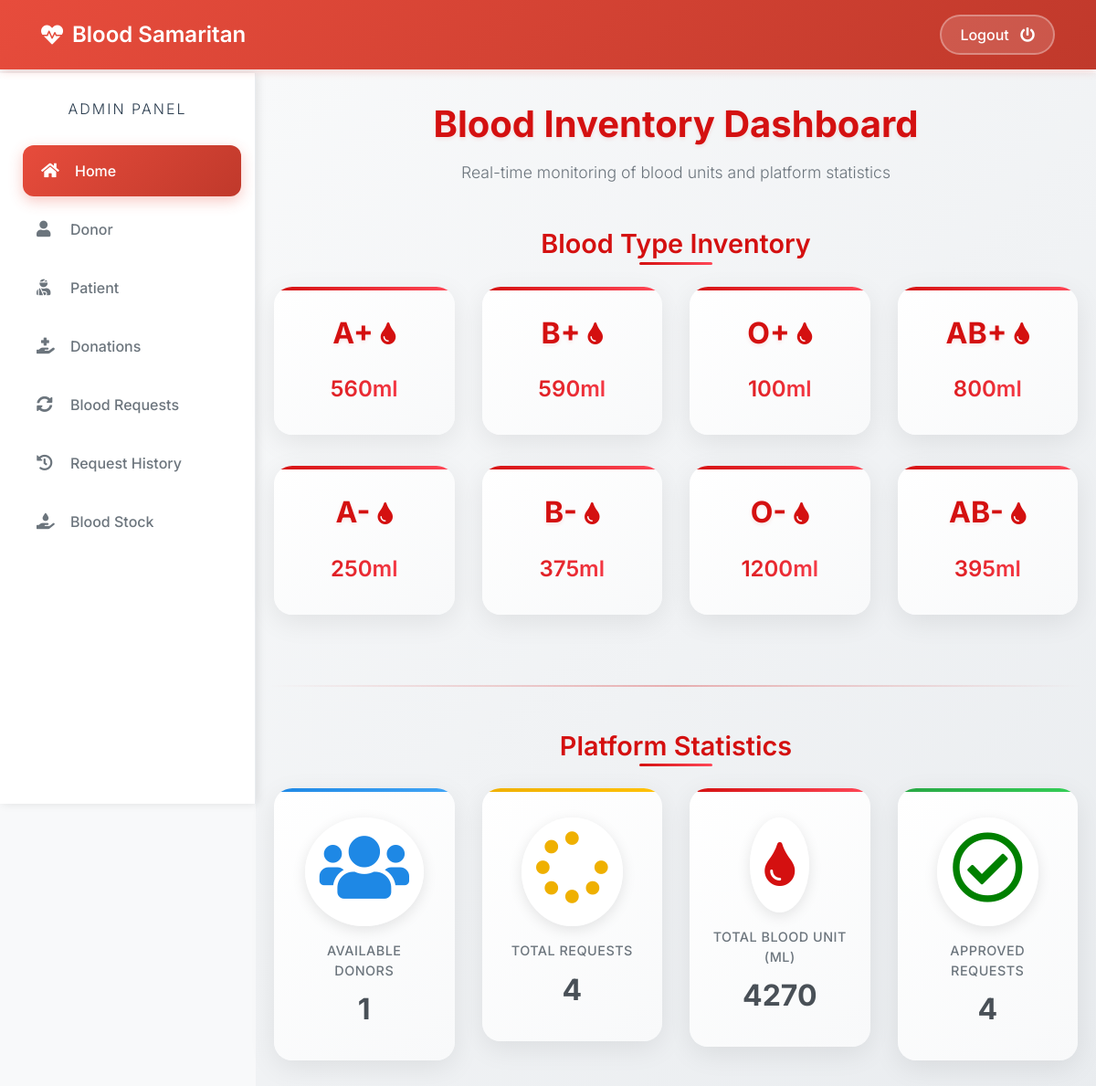
Page /admin-dashboard (signed in) on the earlier database version.
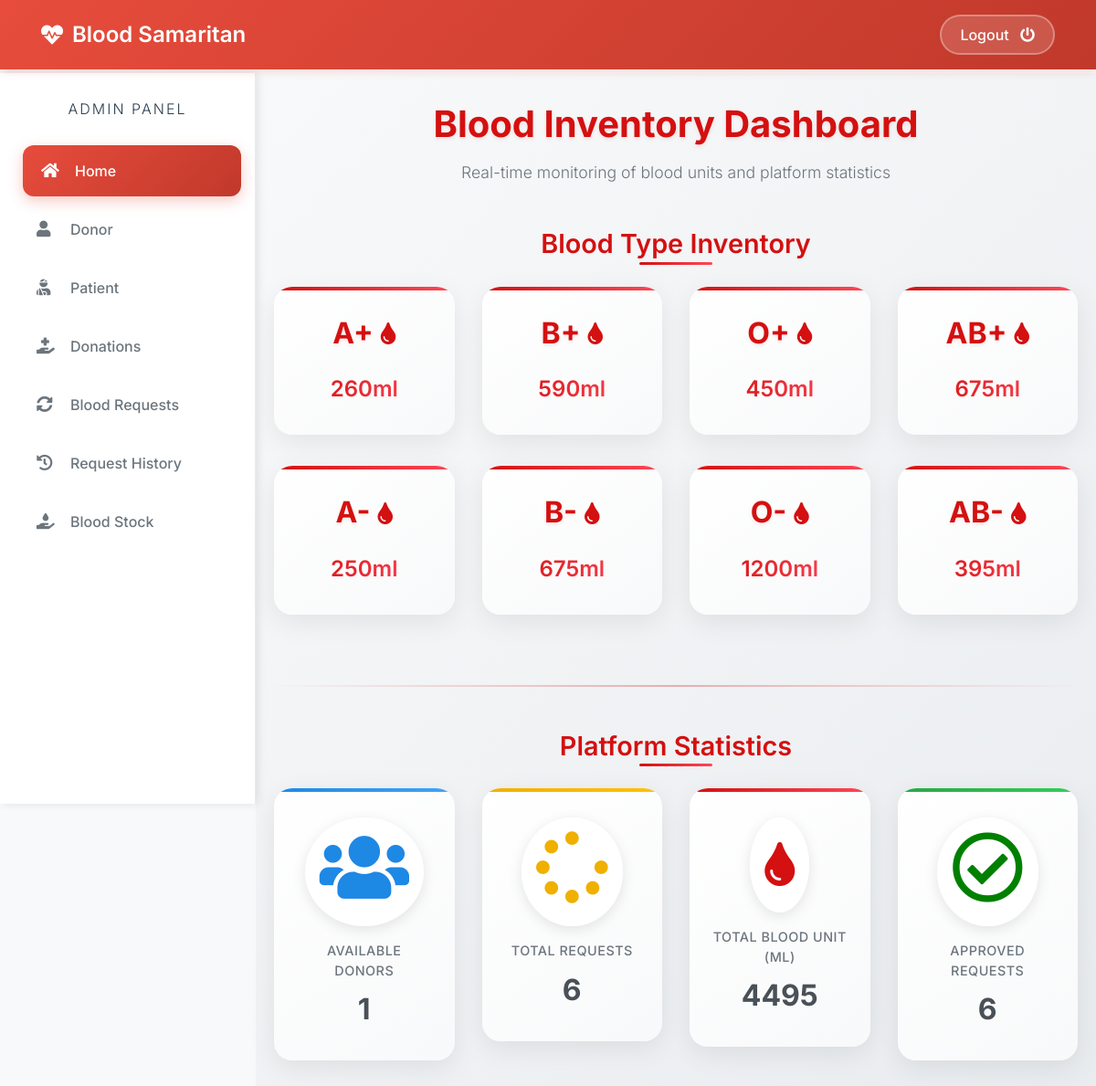
Same page on the later database version.
### blood/models.py (models this page shows, shortened)
class Stock(models.Model):
    bloodgroup=models.CharField(max_length=10)
    unit=models.PositiveIntegerField(default=0)

### blood/views.py (the view)
# urls.py: path('admin-dashboard', views.admin_dashboard_view,name='admin-dashboard'),
@login_required(login_url='adminlogin')
def admin_dashboard_view(request):
    totalunit=models.Stock.objects.aggregate(Sum('unit'))
    dict={
        'A1':models.Stock.objects.get(bloodgroup="A+"),
        'A2':models.Stock.objects.get(bloodgroup="A-"),
        'B1':models.Stock.objects.get(bloodgroup="B+"),
        'B2':models.Stock.objects.get(bloodgroup="B-"),
        'AB1':models.Stock.objects.get(bloodgroup="AB+"),
        'AB2':models.Stock.objects.get(bloodgroup="AB-"),
        'O1':models.Stock.objects.get(bloodgroup="O+"),
        'O2':models.Stock.objects.get(bloodgroup="O-"),
        'totaldonors':dmodels.Donor.objects.all().count(),
        'totalbloodunit':totalunit['unit__sum'],
        'totalrequest':models.BloodRequest.objects.all().count(),
        'totalapprovedrequest':models.BloodRequest.objects.all().filter(status='Approved').count()
    }
    return render(request,'blood/admin_dashboard.html',context=dict)

### templates/blood/admin_dashboard.html (shortened to what the changed rows need)
{% extends 'blood/adminbase.html' %}
{% block content %}
<div class="dashboard-container">
    <div class="container">
        <h1 class="dashboard-title">Blood Inventory Dashboard</h1>
        <div class="blood-inventory-section">
            <h2 class="section-title">Blood Type Inventory</h2>
            <div class="row">
                <div class="col-lg-3 col-md-6">
                    <div class="card blood-type-card">
                        <div class="card-body">
                            <div class="blood-type-header">
                                <h2>A+</h2>
                                <i class="fas fa-tint"></i>
                            </div>
                            <div class="blood-unit">
                                {{A1.unit}}ml
                            </div>
                        </div>
                    </div>
                </div>
                <div class="col-lg-3 col-md-6">
                    <div class="card blood-type-card">
                        <div class="card-body">
                            <div class="blood-type-header">
                                <h2>B+</h2>
                            </div>
                        </div>
                    </div>
                </div>
                <div class="col-lg-3 col-md-6">
                    <div class="card blood-type-card">
                        <div class="card-body">
                            <div class="blood-type-header">
                                <h2>O+</h2>
                                <i class="fas fa-tint"></i>
                            </div>
                            <div class="blood-unit">
                                {{O1.unit}}ml
                            </div>
                        </div>
                    </div>
                </div>
                <div class="col-lg-3 col-md-6">
                    <div class="card blood-type-card">
                        <div class="card-body">
                            <div class="blood-type-header">
                                <h2>AB+</h2>
                                <i class="fas fa-tint"></i>
                            </div>
                            <div class="blood-unit">
                                {{AB1.unit}}ml
                            </div>
                        </div>
                    </div>
                </div>
            </div>
            <div class="row">
                <div class="col-lg-3 col-md-6">
                    <div class="card blood-type-card">
                        <div class="card-body">
                            <div class="blood-type-header">
                                <h2>A-</h2>
                            </div>
                        </div>
                    </div>
                </div>
                <div class="col-lg-3 col-md-6">
                    <div class="card blood-type-card">
                        <div class="card-body">
                            <div class="blood-type-header">
                                <h2>B-</h2>
                                <i class="fas fa-tint"></i>
                            </div>
                            <div class="blood-unit">
                                {{B2.unit}}ml
                            </div>
                        </div>
                    </div>
                </div>
                <div class="col-lg-3 col-md-6">
                    <div class="card blood-type-card">
                        <div class="card-body">
                            <div class="blood-type-header">
                                <h2>O-</h2>
                            </div>
                        </div>
                    </div>
                </div>
                <div class="col-lg-3 col-md-6">
                    <div class="card blood-type-card">
                        <div class="card-body">
                            <div class="blood-type-header">
                                <h2>AB-</h2>
                            </div>
                        </div>
                    </div>
                </div>
            </div>
        </div>
        <div class="stats-section">
            <h2 class="section-title">Platform Statistics</h2>
            <div class="row">
                <div class="col-lg-3 col-md-6">
                    <div class="card stats-card requests">
                        <div class="card-body">
                            <div class="stats-icon">
                                <i class="fas fa-spinner" style="color:#efb000;"></i>
                            </div>
                            <div class="stats-text">Total Requests</div>
                            <div class="stats-number">{{totalrequest}}</div>
                        </div>
                    </div>
                </div>
                <div class="col-lg-3 col-md-6">
                    <div class="card stats-card blood-units">
                        <div class="card-body">
                            <div class="stats-icon">
                                <i class="fas fa-tint" style="color:#d41010;"></i>
                            </div>
                            <div class="stats-text">Total Blood Unit (ml)</div>
                            <div class="stats-number">{{totalbloodunit}}</div>
                        </div>
                    </div>
                </div>
                <div class="col-lg-3 col-md-6">
                    <div class="card stats-card approved">
                        <div class="card-body">
                            <div class="stats-icon">
                                <i class="far fa-check-circle" style="color:green;"></i>
                            </div>
                            <div class="stats-text">Approved Requests</div>
                            <div class="stats-number">{{totalapprovedrequest}}</div>
                        </div>
                    </div>
                </div>
            </div>
        </div>
    </div>
</div>
{% endblock content %}

Differences in the rows shown:
changed Stock (number 1 of 8 on the later page): unit "560" → "260"
changed Stock (number 3 of 8 on the later page): unit "100" → "450"
changed Stock (number 4 of 8 on the later page): unit "800" → "675"
changed Stock (number 6 of 8 on the later page): unit "375" → "675"
Other differences:
{{ totalrequest }}: "4" → "6"
{{ totalbloodunit }}: "4270" → "4495"
{{ totalapprovedrequest }}: "4" → "6"
